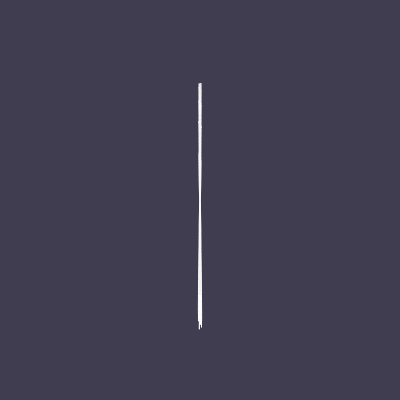
Frame 1 (no input)
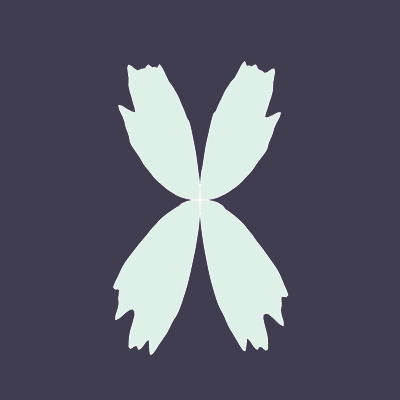
Frame 60 (no input)
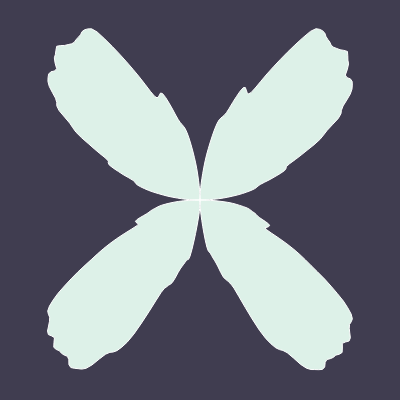
Frame 120 (the mouse pressed at the canvas centre since frame 60)

The p5.js sketch that drew these frames (run headless with seeded random() and noise() and a simulated clock; from frame 60 on, the mouse is pressed at the canvas centre):

// p5.js sketch
// ── sketch.js
var yoff = 0; //second dimension time

function setup() {
	createCanvas(400, 400);
}

function draw() {
	background(64,61,80);
	translate(width / 2, height / 2);
  //rotate(PI / 2);

  stroke(255);
  fill(	221,241,232);
  strokeWeight(1);

/*delta angle 
each side of the bfly points
this is the incrementation*/
var da = PI / 200;
var dx = 0.05; //decrement

var xoff = 0;
beginShape();
for (var a = 0; a <= TWO_PI; a += da) { //increment a - make angle biggar
  	//perlin noise
  	//the last previous number simlar to the number chosen.
  	var n = noise(xoff, yoff);
  	var r = sin(2 * a) * map(n, 0, 1, 50, 300);
  	var x = sin(frameCount/100)* r * cos(a); 
  	//framecount function makes the butterfly flap in and out
  	var y = r * sin(a);
  	if (a < PI){ //if angle is less than PI 
  		xoff += dx;  //decrement
  	} else{
  		xoff -= dx; //decrement time
  	}
    //point(x, y);
    vertex(x, y);
  }
  endShape();

yoff += 0.01;  //values changing over time
}
